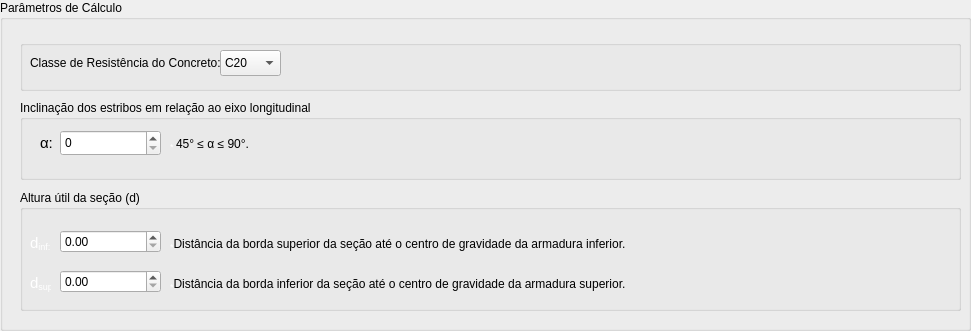
      <widget class="QGroupBox" name="groupBox_parametros_calculo">
       <property name="geometry">
        <rect>
         <x>10</x>
         <y>1070</y>
         <width>971</width>
         <height>331</height>
        </rect>
       </property>
       <property name="title">
        <string>Parâmetros de Cálculo</string>
       </property>
       <widget class="QGroupBox" name="groupBox_4">
        <property name="geometry">
         <rect>
          <x>20</x>
          <y>40</y>
          <width>941</width>
          <height>51</height>
         </rect>
        </property>
        <property name="title">
         <string/>
        </property>
        <widget class="QComboBox" name="combo_classe_concreto">
         <property name="geometry">
          <rect>
           <x>200</x>
           <y>10</y>
           <width>61</width>
           <height>26</height>
          </rect>
         </property>
         <property name="toolTip">
          <string>Classe de resistência característica à compressão do concreto (fck), utilizada no dimensionamento e verificação dos elementos estruturais.</string>
         </property>
         <item>
          <property name="text">
           <string>C20</string>
          </property>
         </item>
         <item>
          <property name="text">
           <string>C25</string>
          </property>
         </item>
         <item>
          <property name="text">
           <string>C30</string>
          </property>
         </item>
         <item>
          <property name="text">
           <string>C35</string>
          </property>
         </item>
         <item>
          <property name="text">
           <string>C40</string>
          </property>
         </item>
         <item>
          <property name="text">
           <string>C45</string>
          </property>
         </item>
         <item>
          <property name="text">
           <string>C50</string>
          </property>
         </item>
        </widget>
        <widget class="QLabel" name="label_8">
         <property name="geometry">
          <rect>
           <x>10</x>
           <y>10</y>
           <width>191</width>
           <height>26</height>
          </rect>
         </property>
         <property name="text">
          <string>Classe de Resistência do Concreto: </string>
         </property>
        </widget>
       </widget>
       <widget class="QGroupBox" name="groupBox_6">
        <property name="geometry">
         <rect>
          <x>20</x>
          <y>190</y>
          <width>941</width>
          <height>121</height>
         </rect>
        </property>
        <property name="title">
         <string>Altura útil da seção (d)</string>
        </property>
        <widget class="QDoubleSpinBox" name="doubleSpinBox_d_sup">
         <property name="geometry">
          <rect>
           <x>40</x>
           <y>80</y>
           <width>101</width>
           <height>23</height>
          </rect>
         </property>
        </widget>
        <widget class="QLabel" name="label_46">
         <property name="geometry">
          <rect>
           <x>10</x>
           <y>40</y>
           <width>21</width>
           <height>26</height>
          </rect>
         </property>
         <property name="text">
          <string>&lt;html&gt;&lt;head/&gt;&lt;body&gt;&lt;p&gt;&lt;span style=&quot; font-family:'sans-serif'; font-size:11pt; color:#ffffff;&quot;&gt;d&lt;/span&gt;&lt;span style=&quot; font-family:'sans-serif'; font-size:11pt; color:#ffffff; vertical-align:sub;&quot;&gt;inf:&lt;/span&gt;&lt;/p&gt;&lt;/body&gt;&lt;/html&gt;</string>
         </property>
        </widget>
        <widget class="QDoubleSpinBox" name="doubleSpinBox_d_inf">
         <property name="geometry">
          <rect>
           <x>40</x>
           <y>40</y>
           <width>101</width>
           <height>23</height>
          </rect>
         </property>
        </widget>
        <widget class="QLabel" name="label_47">
         <property name="geometry">
          <rect>
           <x>10</x>
           <y>80</y>
           <width>21</width>
           <height>26</height>
          </rect>
         </property>
         <property name="text">
          <string>&lt;html&gt;&lt;head/&gt;&lt;body&gt;&lt;p&gt;&lt;span style=&quot; font-family:'sans-serif'; font-size:11pt; color:#ffffff;&quot;&gt;d&lt;/span&gt;&lt;span style=&quot; font-family:'sans-serif'; font-size:11pt; color:#ffffff; vertical-align:sub;&quot;&gt;sup:&lt;/span&gt;&lt;/p&gt;&lt;/body&gt;&lt;/html&gt;</string>
         </property>
        </widget>
        <widget class="QLabel" name="label_50">
         <property name="geometry">
          <rect>
           <x>150</x>
           <y>40</y>
           <width>731</width>
           <height>26</height>
          </rect>
         </property>
         <property name="text">
          <string>&lt;html&gt;&lt;head/&gt;&lt;body&gt;&lt;p&gt;&lt;span style=&quot; font-family:'sans-serif'; font-size:11pt; color:#ffffff; vertical-align:sub;&quot;&gt;*&lt;/span&gt;Distância da borda superior da seção até o centro de gravidade da armadura inferior.&lt;/p&gt;&lt;/body&gt;&lt;/html&gt;</string>
         </property>
        </widget>
        <widget class="QLabel" name="label_54">
         <property name="geometry">
          <rect>
           <x>150</x>
           <y>80</y>
           <width>731</width>
           <height>26</height>
          </rect>
         </property>
         <property name="text">
          <string>&lt;html&gt;&lt;head/&gt;&lt;body&gt;&lt;p&gt;&lt;span style=&quot; font-family:'sans-serif'; font-size:11pt; color:#ffffff; vertical-align:sub;&quot;&gt;*&lt;/span&gt;Distância da borda inferior da seção até o centro de gravidade da armadura superior.&lt;/p&gt;&lt;/body&gt;&lt;/html&gt;</string>
         </property>
        </widget>
       </widget>
       <widget class="QGroupBox" name="groupBox_7">
        <property name="geometry">
         <rect>
          <x>20</x>
          <y>100</y>
          <width>941</width>
          <height>80</height>
         </rect>
        </property>
        <property name="title">
         <string>Inclinação dos estribos em relação ao eixo longitudinal</string>
        </property>
        <widget class="QLabel" name="label_55">
         <property name="geometry">
          <rect>
           <x>20</x>
           <y>30</y>
           <width>21</width>
           <height>26</height>
          </rect>
         </property>
         <property name="text">
          <string>&lt;html&gt;&lt;head/&gt;&lt;body&gt;&lt;p&gt;&lt;span style=&quot; font-size:11pt;&quot;&gt;α:&lt;/span&gt;&lt;/p&gt;&lt;/body&gt;&lt;/html&gt;</string>
         </property>
        </widget>
        <widget class="QLabel" name="label_53">
         <property name="geometry">
          <rect>
           <x>150</x>
           <y>30</y>
           <width>731</width>
           <height>26</height>
          </rect>
         </property>
         <property name="text">
          <string>&lt;html&gt;&lt;head/&gt;&lt;body&gt;&lt;p&gt;&lt;span style=&quot; font-family:'sans-serif'; font-size:11pt; color:#ffffff; vertical-align:sub;&quot;&gt;* &lt;/span&gt;45° ≤ α ≤ 90°.&lt;/p&gt;&lt;/body&gt;&lt;/html&gt;</string>
         </property>
        </widget>
        <widget class="QSpinBox" name="spinBox_alpha">
         <property name="geometry">
          <rect>
           <x>40</x>
           <y>30</y>
           <width>101</width>
           <height>26</height>
          </rect>
         </property>
        </widget>
       </widget>
      </widget>
